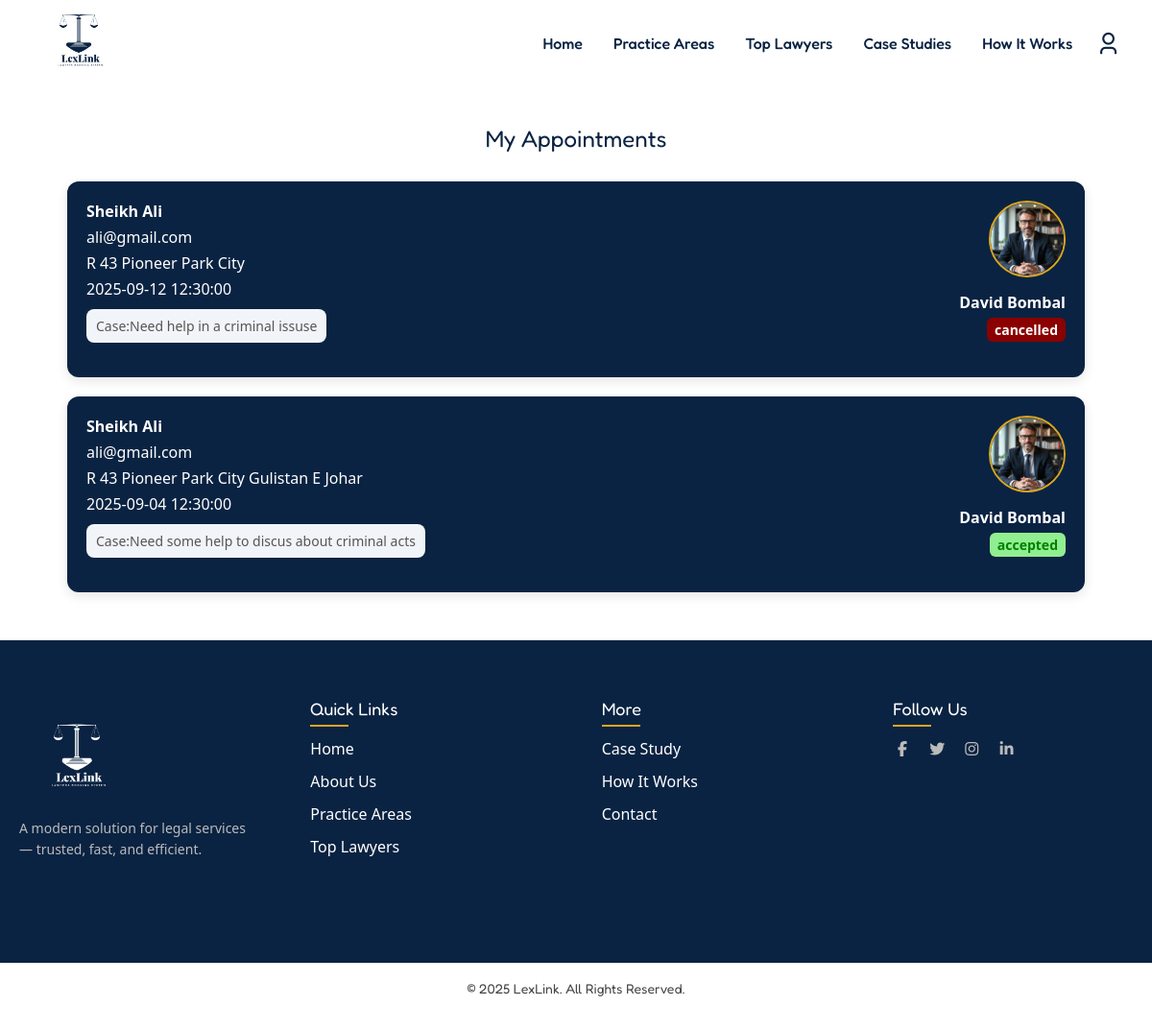
The page /user/appointments.php (signed in) on the database as committed earlier.
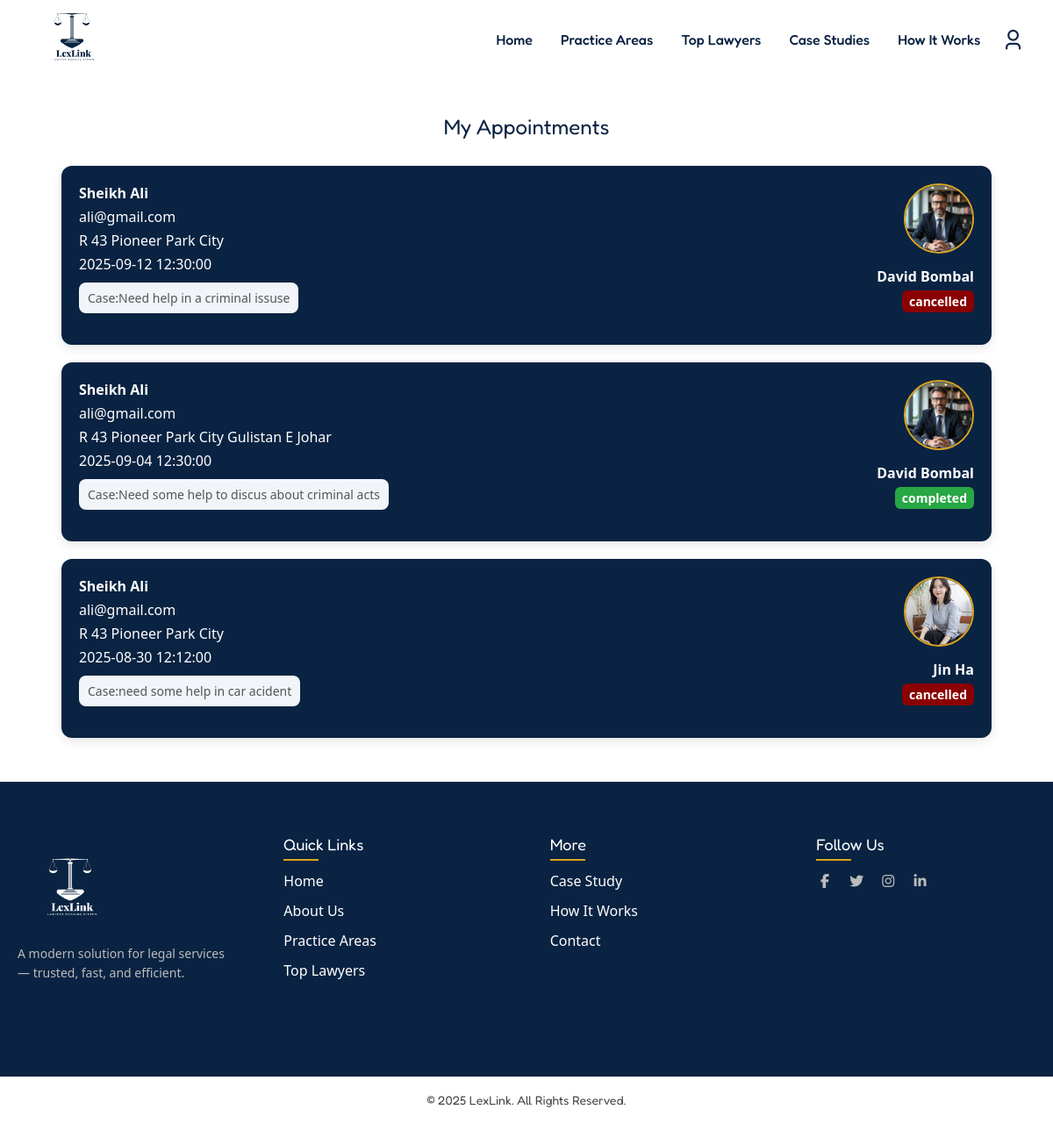
The same page on the database as committed later.
### tables this page shows
CREATE TABLE `appointments` (
  `appointment_id` int(11) NOT NULL,
  `appointment_status` enum('pending','accepted','rejected','completed','cancelled') DEFAULT 'pending',
  `booker_id` int(11) NOT NULL,
  `booker_name` varchar(100) DEFAULT NULL,
  `booker_email` varchar(255) DEFAULT NULL,
  `booker_address` varchar(255) DEFAULT NULL,
  `booker_schedule` datetime DEFAULT NULL,
  `booker_message` text DEFAULT NULL,
  `booked_lawyer` int(10) UNSIGNED DEFAULT NULL
);

CREATE TABLE `lawyers` (
  `lawyer_id` int(10) UNSIGNED NOT NULL,
  `lawyer_name` varchar(255) NOT NULL,
  `lawyer_email` varchar(255) NOT NULL,
  `lawyer_password` varchar(255) NOT NULL,
  `lawyer_picture` varchar(255) DEFAULT NULL,
  `lawyer_document` varchar(255) DEFAULT NULL,
  `lawyer_category` int(11) DEFAULT NULL,
  `lawyer_city` int(11) DEFAULT NULL,
  `role` varchar(100) NOT NULL DEFAULT 'lawyer',
  `lawyer_status` enum('pending','active') DEFAULT 'pending',
  `is_lawyer_promoted` tinyint(1) DEFAULT 0,
  `created_at` timestamp NOT NULL DEFAULT current_timestamp(),
  `updated_at` timestamp NOT NULL DEFAULT current_timestamp() ON UPDATE current_timestamp()
);

### user/appointments.php (the view, shortened to what this page needs)
<?php
include_once("../includes/config/config.php");
include_once("../includes/layouts/header.php");
?>
<?php
$userID = $_SESSION['userID'];
$userAppointment = "SELECT * FROM `appointments`
INNER JOIN `lawyers` ON appointments.booked_lawyer = lawyers.lawyer_id
WHERE `booker_id` = '$userID' ";
$appointmentResult = mysqli_query($connection, $userAppointment);
?>
<div class="appointments-container">
    <h2>My Appointments</h2>
    <?php foreach ($appointmentResult as $appointment) { ?>
        <div class="appointment-card">
            <div class="booker-info">
                <strong><?php echo $appointment['booker_name']; ?></strong>
                <span><?php echo $appointment['booker_email']; ?></span>
                <span><?php echo $appointment['booker_address']; ?></span>
                <span><?php echo $appointment['booker_schedule']; ?></span>
                <p class="message">Case:<?php echo $appointment['booker_message']; ?></p>
            </div>
            <div class="lawyer-info">
                <img src="/LexLink/lawyer/lawyer_assets/uploads/profilepic/<?php echo $appointment['lawyer_picture']; ?>" alt="Lawyer">
                <div>
                    <strong><?php echo $appointment['lawyer_name']; ?></strong>
                    <span class="status <?php echo $appointment['appointment_status']; ?>">
                        <?php echo $appointment['appointment_status']; ?></span>
                </div>
            </div>
        </div>
    <?php } ?>
</div>
<?php
include_once("../includes/layouts/footer.php");
 ?>

Rows that differ between the two databases and show on the page:
changed appointments "R 43 Pioneer Park City Gulistan E Johar": appointment_status "accepted" → "completed"
added appointments: booker_name "Sheikh Ali", booker_email "ali@gmail.com", booker_address "R 43 Pioneer Park City", booker_schedule "2025-08-30 12:12:00", booker_message "need some help in car acident", booked_lawyer.lawyer_picture (picture), booked_lawyer.lawyer_name "Jin Ha", appointment_status "cancelled"
